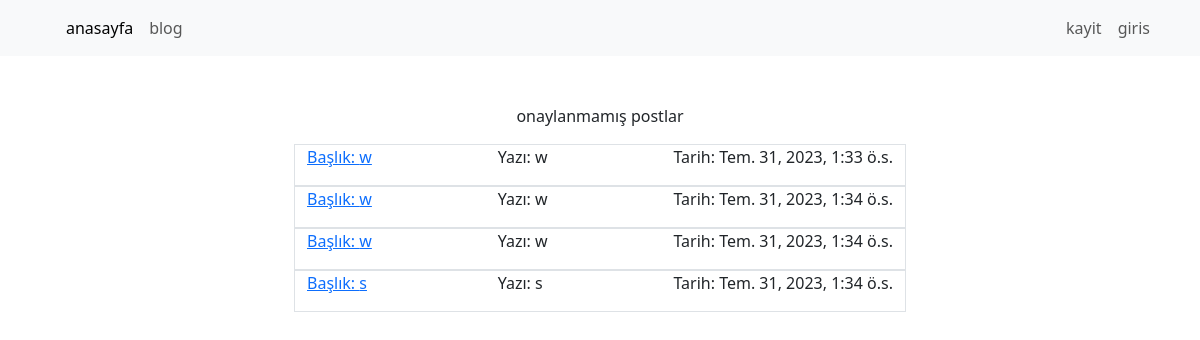
The app's page /notonaybekleme with its own data.
### dj_app/models.py (models this page shows, shortened)
class Notes(models.Model):
    noteauthor = models.ForeignKey(User, verbose_name=("Yazar"), on_delete=models.CASCADE)
    note_title = models.CharField(("Note Başlığı"), max_length=50)
    note_content = models.TextField(("Not İçeriği"),max_length=400)
    note_image = models.FileField(("Not Resmi"), upload_to="uplods/blog", max_length=100, blank=True)
    note_url = models.URLField(("Note Url"), max_length=200, blank=True, null=True)
    approved = models.BooleanField(("Onay Aşaması"), default=False,help_text="Not Onaylandımı ?")
    notsil = models.BooleanField(("Notu Silebilirmi"),default=False,help_text="Kullanıcı Notu Silebilirmi")
    note_createdat = models.DateTimeField(("Oluşturulma zamanı"), auto_now=True)

### dj_app/views.py (the view)
# urls.py: path('notonaybekleme',notonaybekleme,name="notonaybekleme"),
def notonaybekleme(request):
    context={}
    note = Notes.objects.filter(approved = False)
    formonay = notupdate()
    context['note'] = note
    context['formonay'] = formonay
    return render(request,'notonay.html',context)

### dj_app/templates/notonay.html (shortened to what this page needs)
{% extends "base.html" %}
{% block site-icerigi %}
<div class=" d-flex justify-content-center w-100 pt-5">
    <p>onaylanmamış postlar </p>
  </div>
      <div class=" justify-content-center w-100">
      {% for not in note  %}
      <div class="row justify-content-center  ">
      <div class="col-6 border">
        <div class="row">
          <div class="col-12">
            <div class="d-flex justify-content-between">
            <p> <a href="{% url 'notedetails' not.id %}">Başlık: {{not.note_title}}</a> </p>
            <p>Yazı: {{not.note_content}} </p>
            <p>Tarih: {{not.note_createdat}}</p>
          </div>
          </div>
        </div>
      </div>
    </div>
</div>
{% empty %}
<h1>onaylanmamış post yok</h1>
    {% endfor %}
{% endblock site-icerigi %}

### dj_app/templates/base.html (shortened to what this page needs)
{% load static %}
<!DOCTYPE html>
<html lang="en">
<head>
    <link href="https://cdn.jsdelivr.net/npm/bootstrap@5.3.0/dist/css/bootstrap.min.css" rel="stylesheet">
    <link rel="stylesheet" href="{% static '../static/style.css' %}">
</head>
<body>
    {% include "partials/_navbar.html" %}
    {% block site-icerigi %}
    {% endblock site-icerigi %}
</body>
</html>

### dj_app/templates/partials/_navbar.html (shortened to what this page needs)
<nav class="navbar navbar-expand-lg bg-body-tertiary">
    <div class="container">
      <ul class="navbar-nav me-auto mb-2 mb-lg-0">
        <li class="nav-item">
            <a class="nav-link active" aria-current="page" href="/">anasayfa</a>
          </li>
          <li class="nav-item">
            <a class="nav-link" href="{% url 'blog' %}">blog</a>
          </li>
      </ul>
      <div class="collapse navbar-collapse" id="navbarSupportedContent">
        <ul class="navbar-nav ms-auto mb-2 mb-lg-0">
          {% if user.is_authenticated %}
          <li class="nav-item dropdown">
            <a class="nav-link dropdown-toggle" href="#" role="button" data-bs-toggle="dropdown" aria-expanded="false">
                {{request.user.username}}
              </a>
              <ul class="dropdown-menu">
                <li><a class="dropdown-item" href="{% url 'profileedit' user.id %}">Profil editle</a></li>
                {% if request.user.is_superuser %}
                <li><a class="dropdown-item" href="/admin/">Admin Panel</a></li>
                <li><a class="dropdown-item" href="{% url 'notonaybekleme' %}">Notlarını Onaylamak İsteyenler</a></li>
                <li><a class="dropdown-item" href="{% url 'notsilbekleyen' %}">Notlarını Silmek İsteyenler</a></li>
                {% endif %}
                <li><hr class="dropdown-divider"></li>
                <li><a class="dropdown-item " href="{% url 'cikisyap' %}">Çıkış Yap</a></li>
              </ul>
                {% else %}
                <li class="nav-item">
                  <a class="nav-link" href="{% url 'kayitol' %}">kayit</a>
                </li>
                <li class="nav-item">
                  <a class="nav-link" href="{% url 'girisyap' %}">giris</a>
                </li>
              {% endif %}
        </ul>
      </div>
    </div>
  </nav>

### records on screen
Notes: note_title "w", note_content "w", note_createdat "Tem. 31, 2023, 1:33 ö.s."
Notes: note_title "w", note_content "w", note_createdat "Tem. 31, 2023, 1:34 ö.s."
Notes: note_title "w", note_content "w", note_createdat "Tem. 31, 2023, 1:34 ö.s."
Notes: note_title "s", note_content "s", note_createdat "Tem. 31, 2023, 1:34 ö.s."
